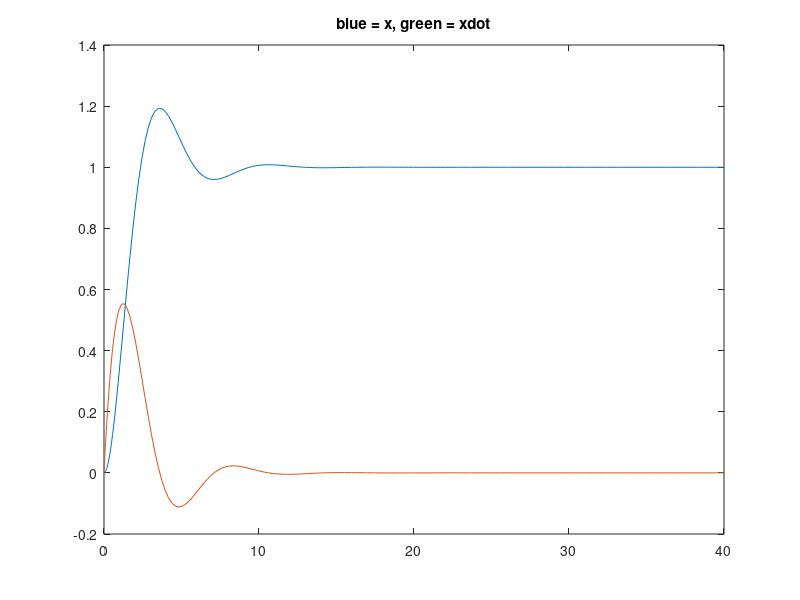

Here is the MATLAB script that generated this plot:
clc;
clear all;
close all;

% the program solves the equation using ode45:
% x'' + (1-e*x)*x' + x = 1
% we define the vector q=(q1,q2) where q1=x,q2=x'
% and transform the system to the form q' = f(t,q)
% specifically:
% q' = [q2 , 1 - (1-e*q1)*q2 - q1]

e = 0.1;% parameter
tf = 40;% end time
q0 = [0; 0]; %initial conditions on x and x'

% you can solve by difining the right hand side (f)
% in the function model and using:
% [t,q]=ode45(@(t,q)model(t,q),[0 tf],q0);

% or alternatively:
qdot = @(t,q)[q(2);
              1 - (1-e*q(1))*q(2) - q(1)];
[t,q]=ode45(qdot,[0 tf],q0);    

plot(t,q)
title('blue = x, green = xdot');

